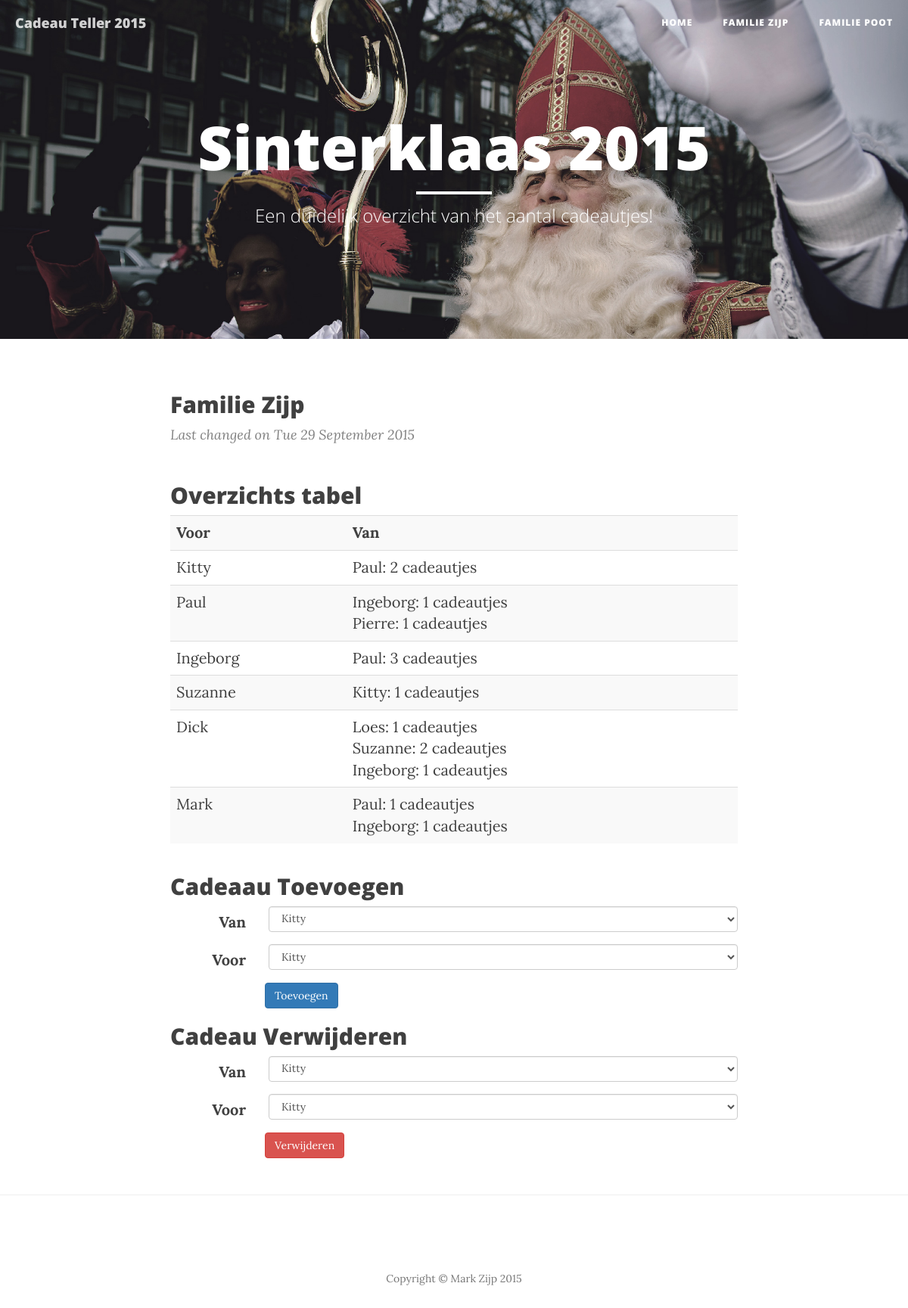
Page /familiezijp.php on the committed database.
### tables this page shows
CREATE TABLE IF NOT EXISTS `personen` (
  `id` int(10) unsigned NOT NULL AUTO_INCREMENT,
  `naam` varchar(100) NOT NULL,
  `familie` varchar(4) NOT NULL,
  PRIMARY KEY (`id`)
);

### getdata.php (called while the page is built, shortened)
<?php
$servername = "localhost";
$username = "root";
$password = "";
$database = "cadeautjes";
$conn = new mysqli($servername, $username, $password, $database);
$personen = array();
$sql = "SELECT naam, familie FROM personen";
$result = $conn->query($sql);
if ($result->num_rows > 0) {
    while($row = $result->fetch_assoc()) {
        array_push($personen,
            array(
                $row['naam'],
                0,
                $row['familie']
            )
        );
    }
} else {
    echo "Error loading personen";
}
$sql = "SELECT cadeautjes.id, p.naam AS 'van', p2.naam AS 'voor' FROM `cadeautjes`
INNER JOIN personen AS p
ON cadeautjes.van = p.id
INNER JOIN personen AS p2
ON cadeautjes.voor = p2.id
";
$result = $conn->query($sql);
if ($result->num_rows > 0) {
    while($row = $result->fetch_assoc()) {
        foreach($personen as $key => $item){
            if($item[0] == $row['voor']){
                $personen[$key][1] += 1;
                break;
            }
        }
    }
} else {
    echo "0 results";
}
$lastchanged = array();
$sql = "SELECT * FROM lastchanged";
$result = $conn->query($sql);
if ($result->num_rows > 0) {
    while($row = $result->fetch_assoc()) {
        $time = strtotime($row['tijd']);
        $bla = date("D d F Y", $time);
        $lastchanged[$row['familie']] = $bla;
        if($row['laatste']){
            $lastchanged['laatste'] = $bla;
        }
    }
} else {
    echo "0 results";
}
?>

### familiezijp.php (the view, shortened to what this page needs)
<?php include('getdata.php'); ?>
    <!DOCTYPE html>
    <html lang="en">
    <head>
        <link href="css/bootstrap.min.css" rel="stylesheet">
        <link href="css/clean-blog.min.css" rel="stylesheet">
    </head>
    <body>
        <nav class="navbar navbar-default navbar-custom navbar-fixed-top">
            <div class="container-fluid">
                <div class="navbar-header page-scroll">
                    <a class="navbar-brand" href="index.php">Cadeau Teller 2015</a>
                </div>
                <div class="collapse navbar-collapse" id="bs-example-navbar-collapse-1">
                    <ul class="nav navbar-nav navbar-right">
                        <li>
                            <a href="index.php">Home</a>
                        </li>
                        <li>
                            <a href="familiezijp.php">Familie Zijp</a>
                        </li>
                        <li>
                            <a href="familiepoot.php">Familie Poot</a>
                        </li>
                    </ul>
                </div>
            </div>
        </nav>
        <header class="intro-header" style="background-image: url('img/home-bg.jpg')">
            <div class="container">
                <div class="row">
                    <div class="col-lg-8 col-lg-offset-2 col-md-10 col-md-offset-1">
                        <div class="site-heading">
                            <h1>Sinterklaas 2015</h1>
                            <hr class="small">
                            <span class="subheading">Een duidelijk overzicht van het aantal cadeautjes!</span>
                        </div>
                    </div>
                </div>
            </div>
        </header>
        <div class="container">
            <div class="row">
                <div class="col-lg-8 col-lg-offset-2 col-md-10 col-md-offset-1">
                    <div class="post-preview">
                        <h2 class="post-title">
                            Familie Zijp
                        </h2>
                        <p class="post-meta">Last changed on
                            <?php echo $lastchanged['zijp'] ?>
                        </p>
                    </div>
                </div>
            </div>
            <div class="row">
                <div class="col-lg-8 col-lg-offset-2 col-md-10 col-md-offset-1">
                    <div class="post-preview">
                        <h2 class="post-title">
                            Overzichts tabel
                        </h2>
                        <table class="table table-striped">
                            <tr>
                                <th>Voor</th>
                                <th>Van</th>
                            </tr>
                            <?php
foreach($personen as $item){
    if($item[2] == "poot") continue;
    echo "<tr><td>" . $item[0] . "</td><td>";
    $giftpersons = array();
    foreach($cadeautjes as $cad){
        if($cad[1] == $item[0]){
            if(array_key_exists($cad[0], $giftpersons)){
                $giftpersons[$cad[0]] += 1;
            }else{
                $giftpersons[$cad[0]] = 1;
            }
        }
    }
    foreach($giftpersons as $key => $value){
        echo $key . ": " . $value . " cadeautjes<br />";
    }
    echo "</td></tr>";
}
?>
                        </table>
                    </div>
                </div>
            </div>
            <div class="row">
                <div class="col-lg-8 col-lg-offset-2 col-md-10 col-md-offset-1">
                    <div class="post-preview">
                        <h2 class="post-title">
                            Cadeaau Toevoegen
                        </h2>
                        <form action="addentry.php" method="get" class="form-horizontal">
                            <div class="form-group">
                                <label class="col-sm-2 control-label">Van</label>
                                <div class="col-sm-10">
                                    <select class="form-control" name="van">
                                        <?php
    foreach($personen as $key => $item){
        echo "<option value='" . $key . "'>" . $item[0] . "</option>";
    }
?>
                                    </select>
                                </div>
                            </div>
                            <div class="form-group">
                                <label class="col-sm-2 control-label">Voor</label>
                                <div class="col-sm-10">
                                    <select class="form-control" name="voor">
                                        <?php
    foreach($personen as $key => $item){
        if($item[2] == "poot") continue;
        echo "<option value='" . $key . "'>" . $item[0] . "</option>";
    }
?>
                                    </select>
                                </div>
                            </div>
                            <div class="col-sm-2"></div>
                            <div class="col-sm10">
                                <button type="submit" class="btn btn-primary">Toevoegen</button>
                            </div>
                        </form>
                    </div>
                </div>
            </div>
            <div class="row">
                <div class="col-lg-8 col-lg-offset-2 col-md-10 col-md-offset-1">
                    <div class="post-preview">
                        <h2 class="post-title">
                            Cadeau Verwijderen
                        </h2>
                        <form action="removeentry.php" method="get" class="form-horizontal">
                            <div class="form-group">
                                <label class="col-sm-2 control-label">Van</label>
                                <div class="col-sm-10">
                                    <select class="form-control" name="van" id="delvan">
                                        <?php
    foreach($personen as $key => $item){
        echo "<option value='" . $key . "'>" . $item[0] . "</option>";
    }
?>
                                    </select>
                                </div>
                            </div>
                            <div class="form-group">
                                <label class="col-sm-2 control-label">Voor</label>
                                <div class="col-sm-10">
                                    <select class="form-control" name="voor" id="delvoor">
                                        <?php
    foreach($personen as $key => $item){
        if($item[2] == "poot") continue;
        echo "<option value='" . $key . "'>" . $item[0] . "</option>";
    }
?>
                                    </select>
                                </div>
                            </div>
                            <div class="col-sm-2"></div>
                            <div class="col-sm10">
                                <button onclick="var van = document.getElementById('delvan').options[document.getElementById('delvan').selectedIndex].text; var voor = document.getElementById('delvoor').options[document.getElementById('delvoor').selectedIndex].text;return confirm('Je staat op het punt een cadeautje te verwijderen van '+van+' voor '+ voor+'. Weet je het zeker?');" type="submit" class="btn btn-danger">Verwijderen</button>
                            </div>
                        </form>
                        <br/>
                    </div>
                </div>
            </div>
        </div>
        <hr>
        <footer>
            <div class="container">
                <div class="row">
                    <div class="col-lg-8 col-lg-offset-2 col-md-10 col-md-offset-1">
                        <p class="copyright text-muted">Copyright &copy; Mark Zijp 2015</p>
                    </div>
                </div>
            </div>
        </footer>
    </body>
    </html>

### rows in the picture
personen: naam "Kitty", key "Paul", value "2"
personen: naam "Paul", key "Ingeborg", value "1", key "Pierre"
personen: naam "Ingeborg", key "Paul", value "3"
personen: naam "Suzanne", key "Kitty", value "1"
personen: naam "Dick", key "Loes", value "1", key "Suzanne", value "2", key "Ingeborg"
personen: naam "Mark", key "Paul", value "1", key "Ingeborg"

### other values in the picture
$lastchanged['zijp'] "Tue 29 September 2015"
form field van "Kitty"
form field voor "Kitty"
